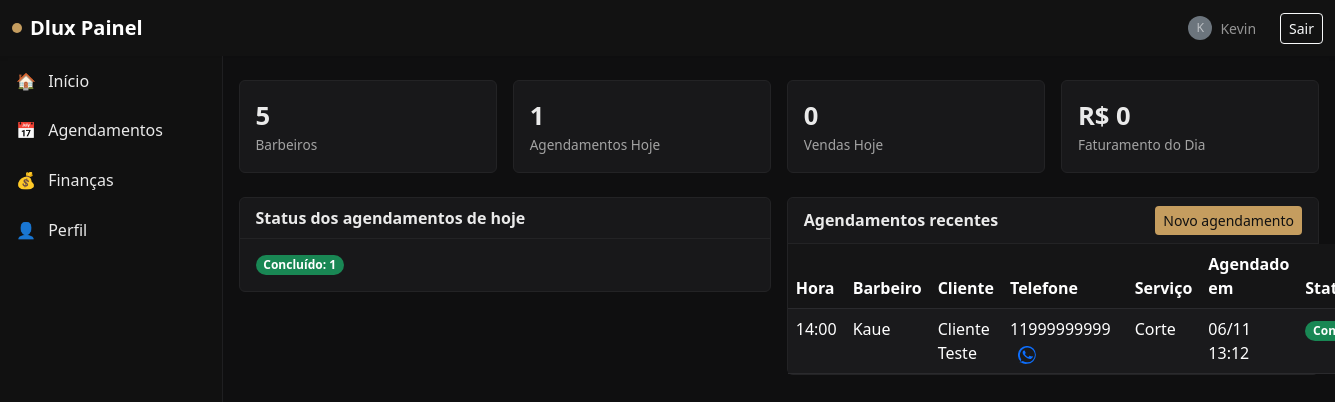
The page /painel/admin/ (signed in) on the database as committed earlier.
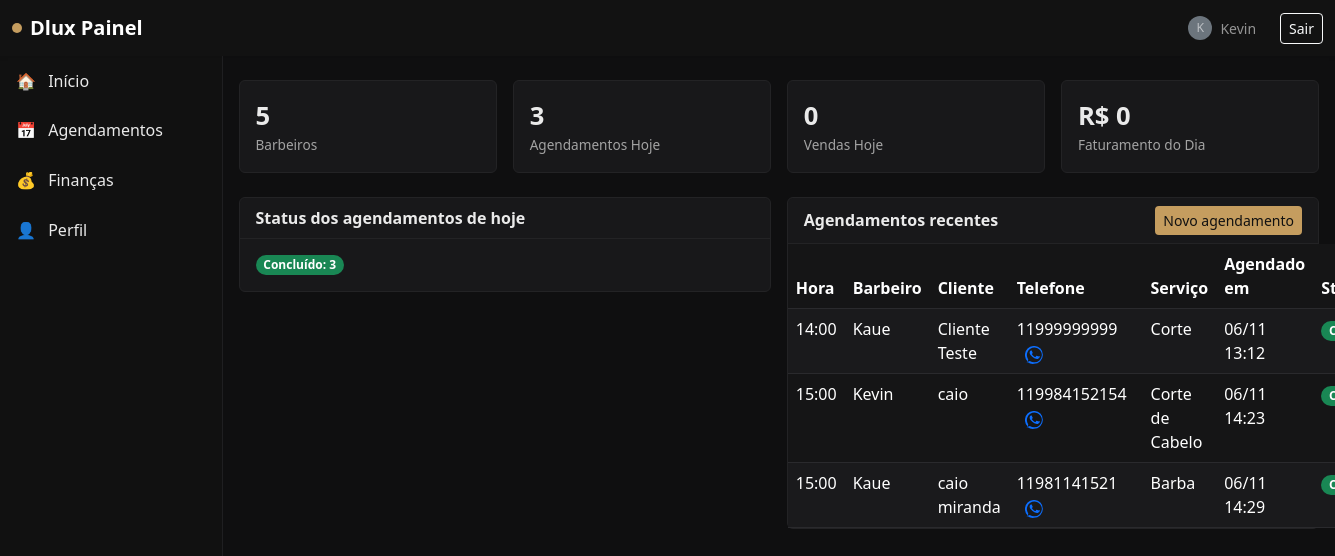
The same page on the database as committed later.
### users/models.py (models this page shows, shortened)
class User(AbstractUser):
    BARBER = 'barber'
    ADMIN = 'admin'
    ROLE_CHOICES = [
        (BARBER, 'Barbeiro'),
        (ADMIN, 'Administrador'),
    ]
    role = models.CharField(max_length=16, choices=ROLE_CHOICES, default=BARBER)
    display_name = models.CharField(max_length=255, blank=True)
    avatar = models.ImageField(upload_to='avatars/', blank=True, null=True)
    phone = models.CharField(max_length=32, blank=True)

### appointments/models.py (models this page shows, shortened)
class Appointment(models.Model):
    STATUS_SCHEDULED = 'scheduled'
    STATUS_DONE = 'done'
    STATUS_CANCELLED = 'cancelled'
    STATUS_CHOICES = [
        (STATUS_SCHEDULED, 'Agendado'),
        (STATUS_DONE, 'Finalizado'),
        (STATUS_CANCELLED, 'Cancelado'),
    ]
    barber = models.ForeignKey(User, on_delete=models.CASCADE, limit_choices_to={'role': User.BARBER}, related_name='appointments')
    client_name = models.CharField(max_length=120)
    client_phone = models.CharField(max_length=32)
    service = models.ForeignKey(Service, on_delete=models.PROTECT)
    start_datetime = models.DateTimeField()
    end_datetime = models.DateTimeField()
    status = models.CharField(max_length=12, choices=STATUS_CHOICES, default=STATUS_SCHEDULED)
    notes = models.TextField(blank=True)
    created_at = models.DateTimeField(auto_now_add=True)
    class Meta:
        indexes = [
            models.Index(fields=['barber', 'start_datetime']),
            models.Index(fields=['status']),
        ]

### services/models.py (models this page shows, shortened)
class Service(models.Model):
    title = models.CharField(max_length=120)
    price = models.DecimalField(max_digits=8, decimal_places=2)
    duration_minutes = models.PositiveIntegerField(default=30)
    active = models.BooleanField(default=True)

### users/views.py (the view)
# urls.py: path('painel/admin/', dashboard_admin, name='dashboard_admin'),
@login_required
def dashboard_admin(request: HttpRequest):
    now = timezone.localtime()
    Appointment.objects.filter(status='scheduled', end_datetime__lte=now).update(status='done')
    today_start = now.replace(hour=0, minute=0, second=0, microsecond=0)
    today_end = today_start + timezone.timedelta(days=1)
    appts_today = Appointment.objects.filter(
        start_datetime__gte=today_start,
        start_datetime__lt=today_end,
    )
    sales_today = Sale.objects.filter(
        created_at__gte=today_start,
        created_at__lt=today_end,
        status='paid'
    )
    status_breakdown = appts_today.values('status').annotate(c=Count('id'))
    sales_total = sales_today.aggregate(total=Sum('amount'))['total'] or 0
    barbers_count = 5
    return render(request, 'dashboard_admin.html', {
        'kpis': {
            'appointments_count': appts_today.count(),
            'sales_count': sales_today.count(),
            'sales_total': sales_total,
            'barbers_count': barbers_count,
        },
        'status_breakdown': status_breakdown,
        'appointments_today': appts_today.order_by('start_datetime')[:10],
    })

### templates/dashboard_admin.html (shortened to what this page needs)
{% extends 'base.html' %}
{% block content %}
<div class="row g-3 mb-4">
  <div class="col-sm-6 col-lg-3">
    <div class="card card-panel">
      <div class="card-body">
        <div class="kpi">{{ kpis.barbers_count }}</div>
        <div class="kpi-label">Barbeiros</div>
      </div>
    </div>
  </div>
  <div class="col-sm-6 col-lg-3">
    <div class="card card-panel">
      <div class="card-body">
        <div class="kpi">{{ kpis.appointments_count }}</div>
        <div class="kpi-label">Agendamentos Hoje</div>
      </div>
    </div>
  </div>
  <div class="col-sm-6 col-lg-3">
    <div class="card card-panel">
      <div class="card-body">
        <div class="kpi">{{ kpis.sales_count }}</div>
        <div class="kpi-label">Vendas Hoje</div>
      </div>
    </div>
  </div>
  <div class="col-sm-6 col-lg-3">
    <div class="card card-panel">
      <div class="card-body">
        <div class="kpi">R$ {{ kpis.sales_total }}</div>
        <div class="kpi-label">Faturamento do Dia</div>
      </div>
    </div>
  </div>
</div>
<div class="row g-3">
  <div class="col-lg-6">
    <div class="card card-panel mb-4">
      <div class="card-header fw-semibold">Status dos agendamentos de hoje</div>
      <div class="card-body">
        {% if status_breakdown %}
          <div class="d-flex flex-wrap gap-2">
            {% for item in status_breakdown %}
              {% if item.status == 'scheduled' %}
                <span class="badge rounded-pill text-bg-secondary">Agendado: {{ item.c }}</span>
              {% elif item.status == 'done' %}
                <span class="badge rounded-pill bg-success">Concluído: {{ item.c }}</span>
              {% elif item.status == 'cancelled' %}
                <span class="badge rounded-pill bg-danger">Cancelado: {{ item.c }}</span>
              {% elif item.status == 'no_show' %}
                <span class="badge rounded-pill bg-warning text-dark">Faltou: {{ item.c }}</span>
              {% else %}
                <span class="badge rounded-pill badge-accent">{{ item.status }}: {{ item.c }}</span>
              {% endif %}
            {% endfor %}
          </div>
        {% else %}
          <div class="muted">Sem agendamentos hoje.</div>
        {% endif %}
      </div>
    </div>
  </div>
  <div class="col-lg-6">
    <div class="card card-panel mb-4">
      <div class="card-header d-flex justify-content-between align-items-center">
        <span class="fw-semibold">Agendamentos recentes</span>
        <div>
          <a href="#" class="btn btn-sm btn-accent" data-bs-toggle="modal" data-bs-target="#quickScheduleModal">Novo agendamento</a>
        </div>
      </div>
      <div class="card-body p-0">
        <table class="table table-dark table-striped mb-0">
          <thead>
            <tr>
              <th style="width: 80px;">Hora</th>
              <th>Barbeiro</th>
              <th>Cliente</th>
              <th>Telefone</th>
              <th>Serviço</th>
              <th style="width: 140px;">Agendado em</th>
              <th style="width: 140px;">Status</th>
            </tr>
          </thead>
          <tbody>
            {% for a in appointments_today %}
            <tr>
              <td>{{ a.start_datetime|date:'H:i' }}</td>
              <td>
                {{ a.barber.display_name|default:a.barber.username }}
              </td>
              <td>{{ a.client_name }}</td>
              <td>
                {{ a.client_phone }}
                {% if a.client_phone %}
                  <a href="https://wa.me/{{ a.client_phone }}" target="_blank" class="ms-2" title="WhatsApp">
                  </a>
                {% endif %}
              </td>
              <td>{{ a.service.title }}</td>
              <td>{{ a.created_at|date:'d/m H:i' }}</td>
              <td>
                {% if a.status == 'scheduled' %}
                  <span class="badge rounded-pill text-bg-secondary">Agendado</span>
                {% elif a.status == 'done' %}
                  <span class="badge rounded-pill bg-success">Concluído</span>
                {% elif a.status == 'cancelled' %}
                  <span class="badge rounded-pill bg-danger">Cancelado</span>
                {% else %}
                  <span class="badge rounded-pill badge-accent">{{ a.status }}</span>
                {% endif %}
              </td>
            </tr>
            {% empty %}
            <tr>
              <td colspan="7" class="text-center muted">Sem registros.</td>
            </tr>
            {% endfor %}
          </tbody>
        </table>
      </div>
    </div>
  </div>
</div>
{% endblock %}

### templates/base.html (shortened to what this page needs)
<!doctype html>
<html lang="pt-br">
  <head>
    {% load static %}
    <link href="https://cdn.jsdelivr.net/npm/bootstrap@5.3.3/dist/css/bootstrap.min.css" rel="stylesheet">
    <link href="{% static 'panel.css' %}" rel="stylesheet">
  </head>
  <body>
    <nav class="navbar navbar-expand-lg navbar-dark bg-dark shadow-sm">
      <div class="container-fluid">
        <a class="navbar-brand d-flex align-items-center" href="/painel/">
          <span class="brand-dot me-2"></span>
          <span class="fw-semibold">Dlux Painel</span>
        </a>
        <div class="d-flex align-items-center gap-2">
          {% if user.is_authenticated %}
            <span class="navbar-text me-3 small d-flex align-items-center gap-2">
              {% if user.avatar %}
                <img src="{{ user.avatar.url }}" alt="avatar" class="rounded-circle" style="width:24px;height:24px;object-fit:cover;">
              {% else %}
                <span class="rounded-circle bg-secondary d-inline-flex justify-content-center align-items-center" style="width:24px;height:24px;">
                  <span class="small">{{ user.display_name|default:user.username|first }}</span>
                </span>
              {% endif %}
              <span>{{ user.display_name|default:user.username }}</span>
            </span>
            <form method="post" action="/logout/" class="d-inline">
              <button class="btn btn-outline-light btn-sm" type="submit">Sair</button>
            </form>
          {% else %}
            <a class="btn btn-outline-light btn-sm" href="/login/">Entrar</a>
          {% endif %}
        </div>
      </div>
    </nav>
    <div class="container-fluid">
      <div class="row flex-nowrap">
        {% if user.is_authenticated %}
        <aside class="col-12 col-lg-2 sidebar p-0 collapse d-lg-block" id="sidebar">
          <div class="list-group list-group-flush">
            <a class="list-group-item list-group-item-action px-3 sidebar-link {% if request.path == '/painel/' %}active{% endif %}" href="/painel/">
              <span class="me-2">🏠</span> Início
            </a>
            <a class="list-group-item list-group-item-action px-3 sidebar-link {% if '/painel/agendamentos' in request.path %}active{% endif %}" href="/painel/agendamentos/">
              <span class="me-2">📅</span> Agendamentos
            </a>
            <a class="list-group-item list-group-item-action px-3 sidebar-link {% if '/painel/financas' in request.path %}active{% endif %}" href="/painel/financas/">
              <span class="me-2">💰</span> Finanças
            </a>
            <a class="list-group-item list-group-item-action px-3 sidebar-link {% if '/painel/perfil' in request.path %}active{% endif %}" href="/painel/perfil/">
              <span class="me-2">👤</span> Perfil
            </a>
          </div>
        </aside>
        {% endif %}
        <main class="{% if user.is_authenticated %}col py-4 px-3{% else %}col-12 py-4 px-3{% endif %}">
          {% block content %}{% endblock %}
        </main>
      </div>
    </div>
    <div id="toastContainer" class="position-fixed top-0 end-0 p-3" style="z-index: 1080"></div>
  </body>
</html>

### static/panel.css (style rules this page uses)
:root { --dlux-bg: #0f0f10; --dlux-card: #18181a; --dlux-accent: #c59d5f; --dlux-text: #eaeaea; --dlux-muted: #a3a3a3; --success: #22c55e; --danger: #ef4444; --warning: #f59e0b; }
body { background: var(--dlux-bg); color: var(--dlux-text); }
.navbar-dark.bg-dark { background-color: #121212 !important; }
.brand-dot { width: 10px; height: 10px; border-radius: 50%; background: var(--dlux-accent); display: inline-block; }
.card-panel { background: var(--dlux-card); border: 1px solid #232325; color: var(--dlux-text); }
.card-panel .card-header { border-bottom: 1px solid #232325; }
.kpi { font-weight: 700; font-size: 1.6rem; }
.kpi-label { color: var(--dlux-muted); font-size: .85rem; }
.table-dark.table { --bs-table-bg: #151516; --bs-table-striped-bg: #1a1a1c; --bs-table-border-color: #2a2a2d; }
.btn-accent { background: var(--dlux-accent); color: #111; border: none; }
.sidebar { background: #111; border-right: 1px solid #1f1f21; min-height: calc(100vh - 56px); }
.sidebar .list-group-item { background: transparent; color: var(--dlux-text); border: 0; border-radius: 0; padding-top: .8rem; padding-bottom: .8rem; }

Rows that differ between the two databases and show on the page:
added Appointment: start_datetime "15:00", barber.display_name "Kevin", client_name "caio", client_phone "119984152154", service "Corte de Cabelo", created_at "06/11 14:23", status "Concluído"
added Appointment: start_datetime "15:00", barber.display_name "Kaue", client_name "caio miranda", client_phone "11981141521", service "Barba", created_at "06/11 14:29", status "Concluído"
Other text that changed with them:
{{ kpis.appointments_count }}: "1" → "3"
new list line: "Concluído: 3"
list line gone: "Concluído: 1"
